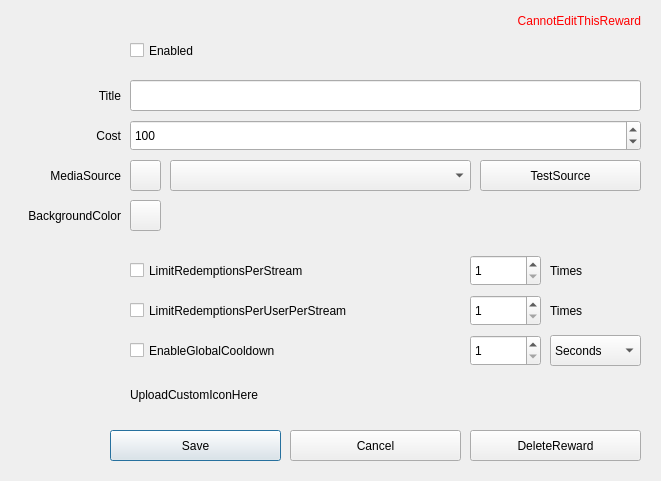
<?xml version="1.0" encoding="UTF-8"?>
<ui version="4.0">
 <class>EditRewardDialog</class>
 <widget class="QDialog" name="EditRewardDialog">
  <property name="geometry">
   <rect>
    <x>0</x>
    <y>0</y>
    <width>661</width>
    <height>481</height>
   </rect>
  </property>
  <property name="windowTitle">
   <string>EditReward</string>
  </property>
  <widget class="QCheckBox" name="enabledCheckBox">
   <property name="geometry">
    <rect>
     <x>130</x>
     <y>40</y>
     <width>171</width>
     <height>21</height>
    </rect>
   </property>
   <property name="text">
    <string>Enabled</string>
   </property>
   <property name="tristate">
    <bool>false</bool>
   </property>
  </widget>
  <widget class="QLineEdit" name="titleEdit">
   <property name="geometry">
    <rect>
     <x>130</x>
     <y>80</y>
     <width>511</width>
     <height>31</height>
    </rect>
   </property>
   <property name="maxLength">
    <number>45</number>
   </property>
  </widget>
  <widget class="QLabel" name="titleLabel">
   <property name="geometry">
    <rect>
     <x>10</x>
     <y>80</y>
     <width>111</width>
     <height>31</height>
    </rect>
   </property>
   <property name="text">
    <string>Title</string>
   </property>
   <property name="alignment">
    <set>Qt::AlignRight|Qt::AlignTrailing|Qt::AlignVCenter</set>
   </property>
  </widget>
  <widget class="QPushButton" name="saveButton">
   <property name="geometry">
    <rect>
     <x>110</x>
     <y>430</y>
     <width>171</width>
     <height>31</height>
    </rect>
   </property>
   <property name="text">
    <string>Save</string>
   </property>
  </widget>
  <widget class="QPushButton" name="deleteButton">
   <property name="geometry">
    <rect>
     <x>470</x>
     <y>430</y>
     <width>171</width>
     <height>31</height>
    </rect>
   </property>
   <property name="text">
    <string>DeleteReward</string>
   </property>
  </widget>
  <widget class="QPushButton" name="cancelButton">
   <property name="geometry">
    <rect>
     <x>290</x>
     <y>430</y>
     <width>171</width>
     <height>31</height>
    </rect>
   </property>
   <property name="text">
    <string>Cancel</string>
   </property>
  </widget>
  <widget class="QComboBox" name="obsSourceComboBox">
   <property name="geometry">
    <rect>
     <x>170</x>
     <y>160</y>
     <width>301</width>
     <height>31</height>
    </rect>
   </property>
  </widget>
  <widget class="QPushButton" name="testObsSourceButton">
   <property name="geometry">
    <rect>
     <x>480</x>
     <y>160</y>
     <width>161</width>
     <height>31</height>
    </rect>
   </property>
   <property name="text">
    <string>TestSource</string>
   </property>
  </widget>
  <widget class="QLabel" name="backgroundColor">
   <property name="geometry">
    <rect>
     <x>10</x>
     <y>200</y>
     <width>111</width>
     <height>31</height>
    </rect>
   </property>
   <property name="text">
    <string>BackgroundColor</string>
   </property>
   <property name="alignment">
    <set>Qt::AlignRight|Qt::AlignTrailing|Qt::AlignVCenter</set>
   </property>
  </widget>
  <widget class="QToolButton" name="backgroundColorButton">
   <property name="geometry">
    <rect>
     <x>130</x>
     <y>200</y>
     <width>31</width>
     <height>31</height>
    </rect>
   </property>
   <property name="text">
    <string/>
   </property>
  </widget>
  <widget class="QCheckBox" name="limitRedemptionsPerStreamCheckBox">
   <property name="geometry">
    <rect>
     <x>130</x>
     <y>255</y>
     <width>341</width>
     <height>31</height>
    </rect>
   </property>
   <property name="text">
    <string>LimitRedemptionsPerStream</string>
   </property>
  </widget>
  <widget class="QSpinBox" name="limitRedemptionsPerStreamSpinBox">
   <property name="geometry">
    <rect>
     <x>470</x>
     <y>255</y>
     <width>71</width>
     <height>31</height>
    </rect>
   </property>
   <property name="minimum">
    <number>1</number>
   </property>
   <property name="maximum">
    <number>99999999</number>
   </property>
  </widget>
  <widget class="QCheckBox" name="limitRedemptionsPerUserPerStreamCheckBox">
   <property name="geometry">
    <rect>
     <x>130</x>
     <y>295</y>
     <width>341</width>
     <height>31</height>
    </rect>
   </property>
   <property name="text">
    <string>LimitRedemptionsPerUserPerStream</string>
   </property>
  </widget>
  <widget class="QSpinBox" name="limitRedemptionsPerUserPerStreamSpinBox">
   <property name="geometry">
    <rect>
     <x>470</x>
     <y>295</y>
     <width>71</width>
     <height>31</height>
    </rect>
   </property>
   <property name="minimum">
    <number>1</number>
   </property>
   <property name="maximum">
    <number>99999999</number>
   </property>
  </widget>
  <widget class="QCheckBox" name="enableGlobalCooldownCheckBox">
   <property name="geometry">
    <rect>
     <x>130</x>
     <y>330</y>
     <width>341</width>
     <height>41</height>
    </rect>
   </property>
   <property name="text">
    <string>EnableGlobalCooldown</string>
   </property>
  </widget>
  <widget class="QSpinBox" name="globalCooldownSpinBox">
   <property name="geometry">
    <rect>
     <x>470</x>
     <y>335</y>
     <width>71</width>
     <height>31</height>
    </rect>
   </property>
   <property name="minimum">
    <number>1</number>
   </property>
   <property name="maximum">
    <number>604800</number>
   </property>
  </widget>
  <widget class="QLabel" name="uploadCustomIconLabel">
   <property name="geometry">
    <rect>
     <x>130</x>
     <y>380</y>
     <width>341</width>
     <height>31</height>
    </rect>
   </property>
   <property name="text">
    <string>UploadCustomIconHere</string>
   </property>
   <property name="textFormat">
    <enum>Qt::RichText</enum>
   </property>
   <property name="openExternalLinks">
    <bool>true</bool>
   </property>
   <property name="textInteractionFlags">
    <set>Qt::LinksAccessibleByKeyboard|Qt::LinksAccessibleByMouse</set>
   </property>
  </widget>
  <widget class="QLabel" name="timesLabel_2">
   <property name="geometry">
    <rect>
     <x>550</x>
     <y>300</y>
     <width>91</width>
     <height>21</height>
    </rect>
   </property>
   <property name="text">
    <string>Times</string>
   </property>
  </widget>
  <widget class="QLabel" name="timesLabel">
   <property name="geometry">
    <rect>
     <x>550</x>
     <y>260</y>
     <width>91</width>
     <height>21</height>
    </rect>
   </property>
   <property name="text">
    <string>Times</string>
   </property>
  </widget>
  <widget class="QLabel" name="costLabel">
   <property name="geometry">
    <rect>
     <x>10</x>
     <y>120</y>
     <width>111</width>
     <height>31</height>
    </rect>
   </property>
   <property name="text">
    <string>Cost</string>
   </property>
   <property name="alignment">
    <set>Qt::AlignRight|Qt::AlignTrailing|Qt::AlignVCenter</set>
   </property>
  </widget>
  <widget class="QSpinBox" name="costSpinBox">
   <property name="geometry">
    <rect>
     <x>130</x>
     <y>120</y>
     <width>511</width>
     <height>31</height>
    </rect>
   </property>
   <property name="minimum">
    <number>1</number>
   </property>
   <property name="maximum">
    <number>999999999</number>
   </property>
   <property name="value">
    <number>100</number>
   </property>
  </widget>
  <widget class="QLabel" name="cannotEditRewardLabel">
   <property name="geometry">
    <rect>
     <x>20</x>
     <y>10</y>
     <width>621</width>
     <height>21</height>
    </rect>
   </property>
   <property name="styleSheet">
    <string notr="true">color: red</string>
   </property>
   <property name="text">
    <string>CannotEditThisReward</string>
   </property>
   <property name="alignment">
    <set>Qt::AlignRight|Qt::AlignTrailing|Qt::AlignVCenter</set>
   </property>
  </widget>
  <widget class="QToolButton" name="updateObsSourcesButton">
   <property name="geometry">
    <rect>
     <x>130</x>
     <y>160</y>
     <width>31</width>
     <height>31</height>
    </rect>
   </property>
   <property name="text">
    <string/>
   </property>
  </widget>
  <widget class="QLabel" name="mediaSourceLabel">
   <property name="geometry">
    <rect>
     <x>10</x>
     <y>150</y>
     <width>111</width>
     <height>51</height>
    </rect>
   </property>
   <property name="minimumSize">
    <size>
     <width>0</width>
     <height>51</height>
    </size>
   </property>
   <property name="maximumSize">
    <size>
     <width>16777215</width>
     <height>51</height>
    </size>
   </property>
   <property name="text">
    <string>MediaSource</string>
   </property>
   <property name="alignment">
    <set>Qt::AlignRight|Qt::AlignTrailing|Qt::AlignVCenter</set>
   </property>
  </widget>
  <widget class="QComboBox" name="globalCooldownTimeUnitComboBox">
   <property name="geometry">
    <rect>
     <x>550</x>
     <y>335</y>
     <width>91</width>
     <height>31</height>
    </rect>
   </property>
   <item>
    <property name="text">
     <string>Seconds</string>
    </property>
   </item>
   <item>
    <property name="text">
     <string>Minutes</string>
    </property>
   </item>
   <item>
    <property name="text">
     <string>Hours</string>
    </property>
   </item>
   <item>
    <property name="text">
     <string>Days</string>
    </property>
   </item>
  </widget>
 </widget>
 <resources/>
 <connections/>
</ui>
